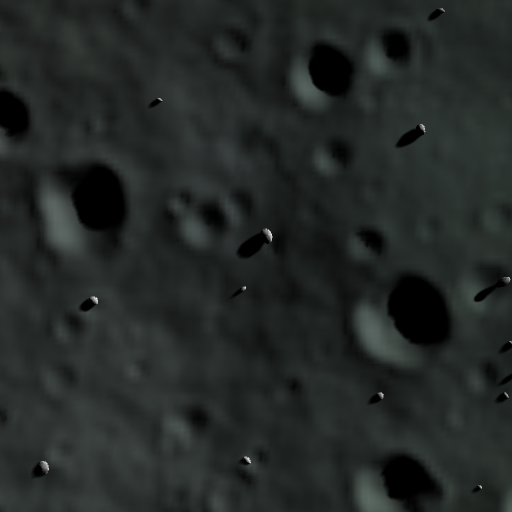
#> input picture scr_00000.png, 512 x 512 px, found by its file name
$ python -i label_data_v2.py   (imports and definitions only)
#> lines starting #> are read from the running program, lines starting #| are printed output that depends on the picture; after the words box and inside, x2 and y2 are one past the last pixel; in counts of white or black regions, pixels touching at a corner belong together
import cv2 as cv
from os import walk
import pandas as pd
import numpy as np


def isolate_ROI(target):
    '''Isolate the regions of interest
    '''
#> called with target = '../scr_00000.png'
    image = cv.imread("data/frames/{0}".format(target))
#> image is the input picture: shape (512, 512, 3); mean B, G, R 38.8, 40.7, 35.9

    # convert the image to hsv format (hue, saturation, value)
    image_hsv = cv.cvtColor(image, cv.COLOR_BGR2HSV)
#> image_hsv: shape (512, 512, 3); mean H, S, V 74.8, 29.4, 40.7

    # regions of interest in white, background in black
    _, thresh = cv.threshold(image_hsv[:,:,0], 0, 255,
        cv.THRESH_BINARY_INV + cv.THRESH_OTSU)
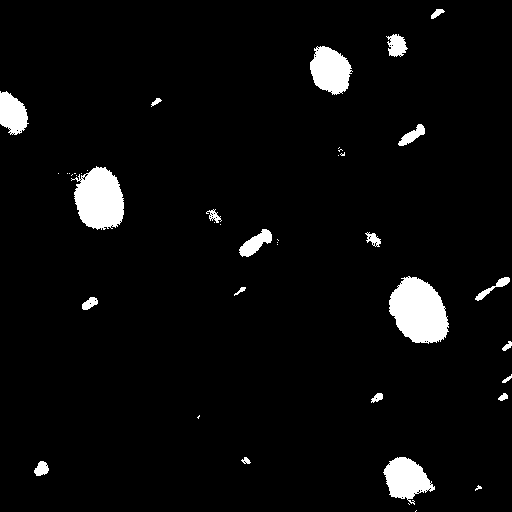
#> thresh: shape (512, 512); 4.3% white; 42 white regions (21 under 20 px), largest, box (x1, y1, x2, y2) and area: (389, 276, 449, 344) 2900, (71, 166, 124, 230) 2420, (310, 46, 353, 95) 1467

    # bitwise and the image and the regions of interest
    ROI = cv.bitwise_and(image, image, mask=thresh)
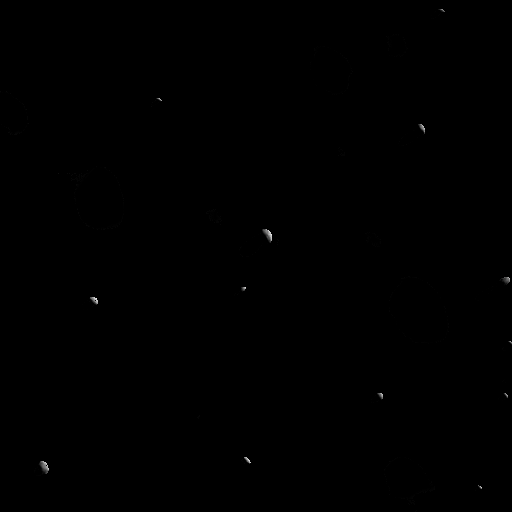
#> ROI: shape (512, 512, 3); mean B, G, R 0.2, 0.2, 0.2
    # cv.imwrite("../data/image_boulders/{0}".format(target), ROI)

    # convert the regions of interest into black and white
    grey = cv.cvtColor(ROI, cv.COLOR_BGR2GRAY)
    thresh = cv.threshold(grey,25,255, cv.THRESH_BINARY)[1]
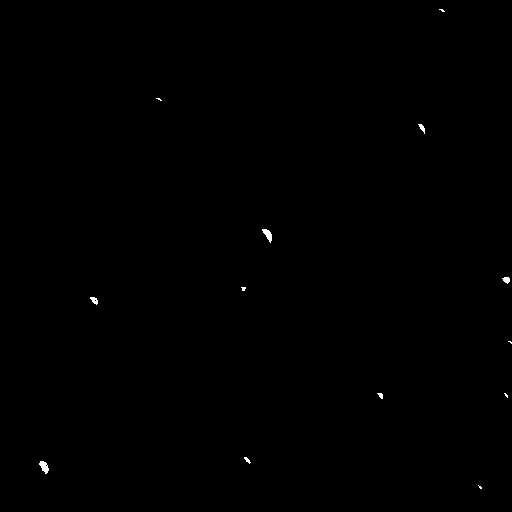
#> thresh: shape (512, 512); 0.14% white; 13 white regions (6 under 20 px), largest, box (x1, y1, x2, y2) and area: (39, 461, 49, 474) 77, (262, 229, 272, 243) 73, (90, 297, 98, 305) 39

    return image, thresh


def calculate_ROI(target, ROI, image):
    '''Add bounding boxes for each region of interest
    '''
    bounding_boxes = []
    contours = cv.findContours(ROI, cv.RETR_EXTERNAL, cv.CHAIN_APPROX_SIMPLE)
    contours = contours[0] if len(contours) == 2 else contours[1]
    for cntr in contours:
        # calculate the bounding box based on the contours
        x,y,w,h = cv.boundingRect(cntr)
        cv.rectangle(image, (x, y), (x+w, y+h), (0, 0, 255), 1)

        bounding_boxes.append([x, y, w, h])

    cv.imwrite("data/truths_v2/{0}".format(target), image)

    return bounding_boxes


def label_ROI():
    '''Label regions of interest
    '''
    _, _, filenames = next(walk("data/frames"))
    data = []

    for i, f in enumerate(filenames):
        # isolate the regions of interest
        image, ROI = isolate_ROI(f)

        # apply bounding boxes around contours
        boxes = calculate_ROI(f, ROI, image)

        # append bounding boxes in csv format
        for b in boxes:
            data.append([f, b])

        print("{0}/{1} {2} labelled".format(i, len(filenames)-1, f))
    df = pd.DataFrame(data, columns=['image_id', 'bbox'])

    # add bounding boxes to csv
    df.to_csv('data/bboxes.csv')

# [2 lines not run here, left out]

>>> result = isolate_ROI('../scr_00000.png')

$ run again, on v3-boulder_list_visualised-clear.png
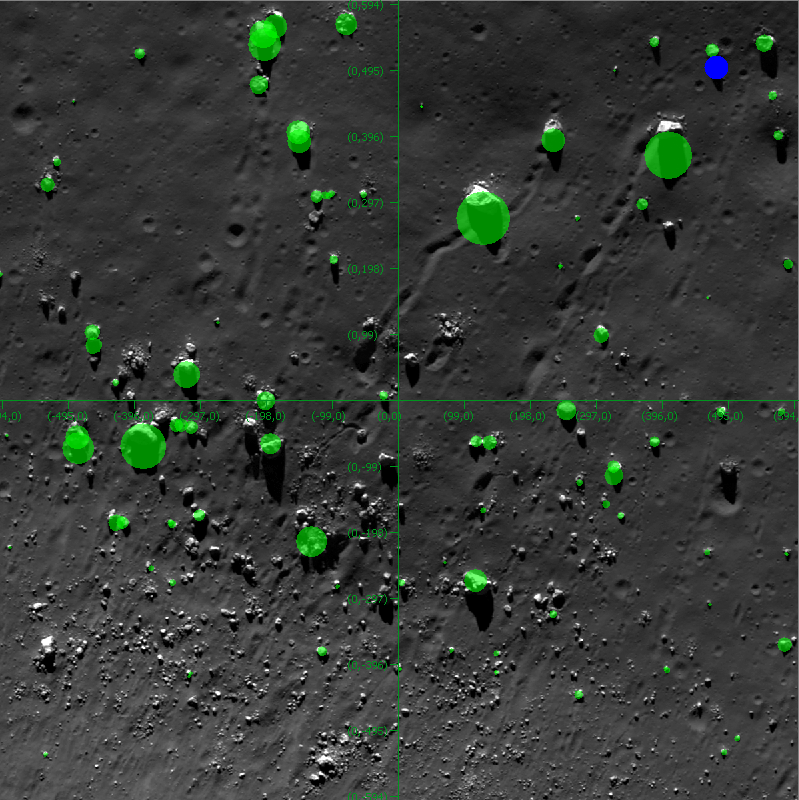
#> input picture v3-boulder_list_visualised-clear.png, 799 x 800 px, found by its file name
#> in isolate_ROI, image is the input picture: shape (800, 799, 3); mean B, G, R 53.9, 58.2, 53.6
#> image_hsv: shape (800, 799, 3); mean H, S, V 2, 7.5, 58.4
#> in isolate_ROI, `_, thresh = cv.threshold(image_hsv[:,:,0], 0, 255, cv.THRESH_BINARY_IN..`:
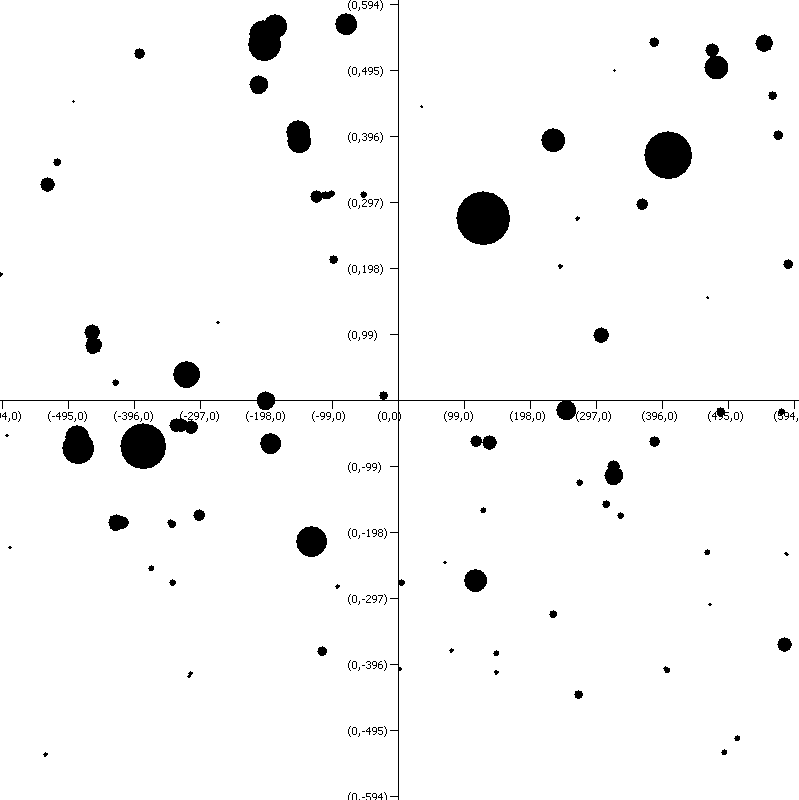
#> thresh: shape (800, 799); 96.7% white; 240 black regions (185 under 20 px), largest, box (x1, y1, x2, y2) and area: (0, 0, 799, 800) 2453, (456, 191, 510, 245) 2228, (644, 131, 692, 179) 1762
#> in isolate_ROI, `thresh = cv.threshold(grey,25,255, cv.THRESH_BINARY)[1]`:
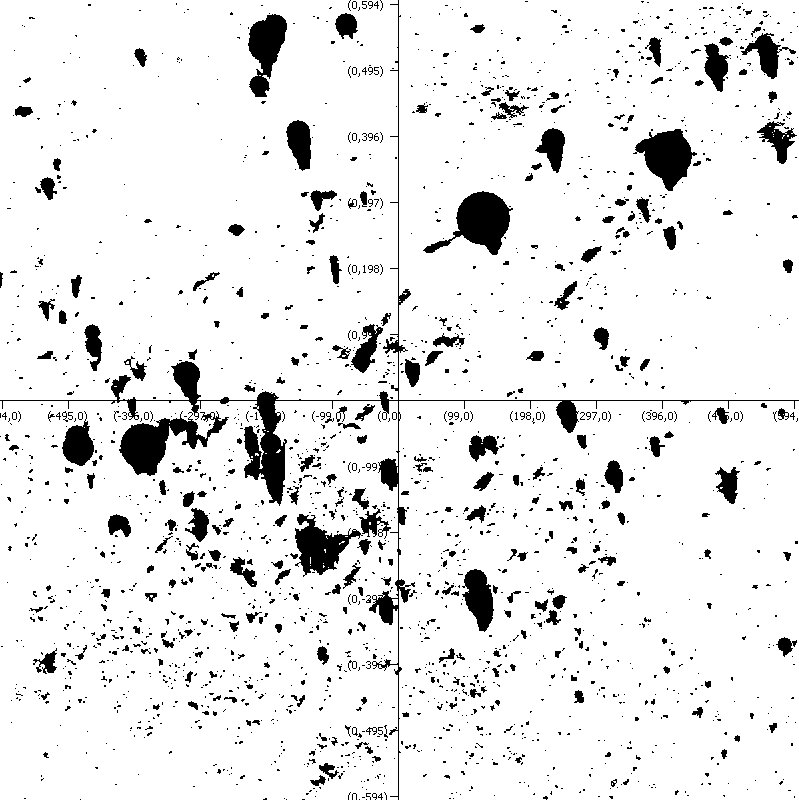
#> thresh: shape (800, 799); 91.4% white; 2131 black regions (1834 under 20 px), largest, box (x1, y1, x2, y2) and area: (0, 0, 799, 800) 7958, (119, 411, 229, 476) 2799, (423, 191, 513, 255) 2605
